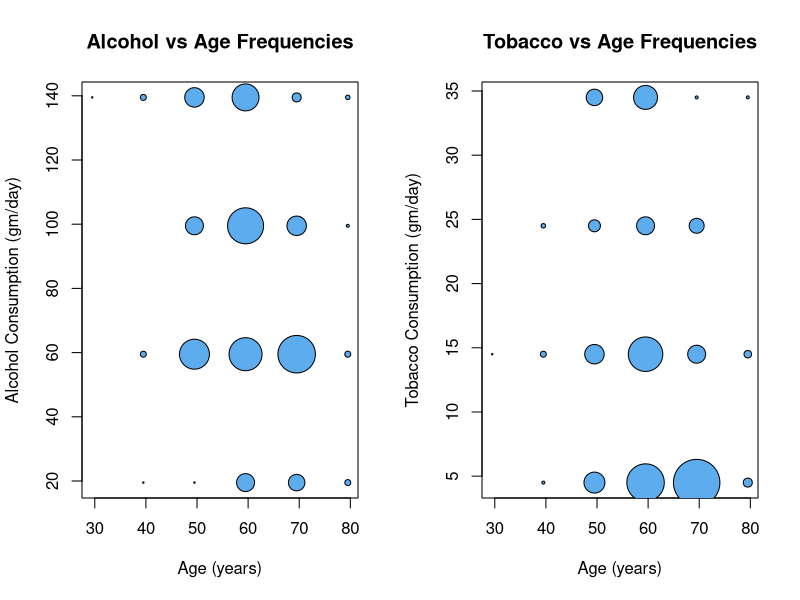

R code for this plot:
## ---- chunk 1
library(caret)
library(datasets)
df <- esoph
x <- factor(esoph$agegp, levels=levels(esoph$agegp), 
            labels=c("29.5","39.5","49.5","59.5","69.5","79.5"))
df$agegp <- as.numeric(as.character(x))
x <- factor(esoph$alcgp, levels=levels(esoph$alcgp), 
            labels=c("19.5","59.5","99.5","139.5"))
df$alcgp <- as.numeric(as.character(x))
x <- factor(esoph$tobgp, levels=levels(esoph$tobgp), 
            labels=c("4.5","14.5","24.5","34.5"))
df$tobgp <- as.numeric(as.character(x))
fin_data <- NULL
for (i in 1:nrow(esoph)) {
    num_cases <- df$ncases[i]
    num_ctrls <- df$ncontrols[i] - num_cases
    cases <- NULL
    ctrls <- NULL
    row <- c(df$agegp[i], df$alcgp[i], df$tobgp[i])
    while (num_cases > 0) {
        cases <- rbind(cases, c(row, 1))
        num_cases <- num_cases - 1
    }
    while (num_ctrls > 0) {
        ctrls <- rbind(ctrls, c(row, 0))
        num_ctrls <- num_ctrls - 1
    }
    fin_data <- rbind(fin_data, cases, ctrls)
}
fin_data <- data.frame(fin_data)
names(fin_data) <- c("agegp","alcgp","tobgp","outcome")
ctrl <- trainControl(method="repeatedcv", number=10, repeats=10)
fit <- train(factor(outcome)~.,data=fin_data,method="glm",family="binomial",
             trControl=ctrl)
## ---- chunk 2
fit$results$Accuracy
fit$results$AccuracySD
## ---- chunk 3
pos <- subset(fin_data, outcome==1)
pos$n <- 1
agevsalc <- aggregate(n~agegp+alcgp, data=pos, FUN=sum)
agevstob <- aggregate(n~agegp+tobgp, data=pos, FUN=sum)

par(mfrow=c(1,2))
plot(agevsalc$agegp, agevsalc$alcgp, type="n",
     xlab="Age (years)", ylab="Alcohol Consumption (gm/day)",
     main="Alcohol vs Age Frequencies")
points(agevsalc$agegp, agevsalc$alcgp, pch=21, cex=agevsalc$n/5, 
       bg="steelblue2")
plot(agevstob$agegp, agevstob$tobgp, type="n",
     xlab="Age (years)", ylab="Tobacco Consumption (gm/day)",
     main="Tobacco vs Age Frequencies")
points(agevstob$agegp, agevstob$tobgp, pch=21, cex=agevstob$n/5, 
       bg="steelblue2")
